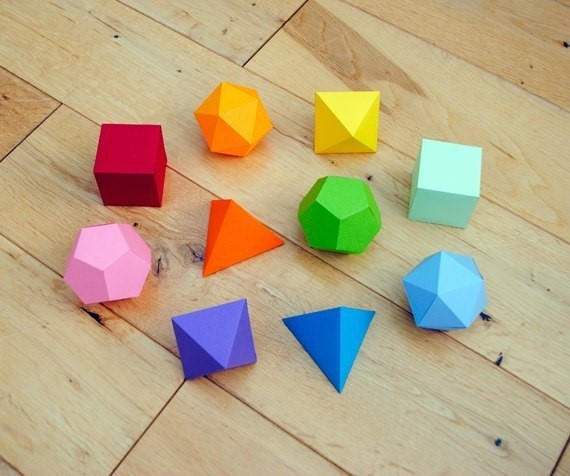
#> input picture blue-square-detect/images/algunas-figuras-geometricas.jpg, 570 x 476 px; its folder holds only this picture in this run
$ python Threshold_HSV.py
#> lines starting #> are read from the running program, lines starting #| are printed output that depends on the picture; after the words box and inside, x2 and y2 are one past the last pixel; in counts of white or black regions, pixels touching at a corner belong together
import cv2 as cv
from pathlib import Path
import numpy as np

caminhoImagem = Path('images')
frame_HSV = np.ndarray

max_value = 255
max_value_H = 360 // 2
low_H = 0
low_S = 0
low_V = 0
high_H = max_value_H
high_S = max_value
high_V = max_value
window_imagem = 'Imagem original'
window_trackbars = 'Janela threshold HSV'
window_deteccao = 'Imagem segmentada'
low_H_name = 'Low H'
low_S_name = 'Low S'
low_V_name = 'Low V'
high_H_name = 'High H'
high_S_name = 'High S'
high_V_name = 'High V'

def on_low_H_thresh_trackbar(val):
    global low_H
    global high_H
    low_H = val
    low_H = min(high_H-1, low_H)
    mostra_resultado()

def on_high_H_thresh_trackbar(val):
    global low_H
    global high_H
    high_H = val
    high_H = max(high_H, low_H+1)
    mostra_resultado()

def on_low_S_thresh_trackbar(val):
    global low_S
    global high_S
    low_S = val
    low_S = min(high_S-1, low_S)
    mostra_resultado()

def on_high_S_thresh_trackbar(val):
    global low_S
    global high_S
    high_S = val
    high_S = max(high_S, low_S+1)
    mostra_resultado()

def on_low_V_thresh_trackbar(val):
    global low_V
    global high_V
    low_V = val
    low_V = min(high_V-1, low_V)
    mostra_resultado()

def on_high_V_thresh_trackbar(val):
    global low_V
    global high_V
    high_V = val
    high_V = max(high_V, low_V+1)
    mostra_resultado()

def mostra_resultado():
    global frame_HSV
    frame_threshold = cv.inRange(frame_HSV, (low_H, low_S, low_V), (high_H, high_S, high_V))
    cv.imshow(window_deteccao, frame_threshold)

def main():
    cv.namedWindow(window_imagem)
    cv.namedWindow(window_trackbars)
    cv.createTrackbar(low_H_name, window_trackbars , low_H, max_value_H, on_low_H_thresh_trackbar)
#> slider 'Low H' is set to 36
    cv.createTrackbar(high_H_name, window_trackbars , high_H, max_value_H, on_high_H_thresh_trackbar)
    cv.createTrackbar(low_S_name, window_trackbars , low_S, max_value, on_low_S_thresh_trackbar)
#> slider 'Low S' is set to 51
    cv.createTrackbar(high_S_name, window_trackbars , high_S, max_value, on_high_S_thresh_trackbar)
    cv.createTrackbar(low_V_name, window_trackbars , low_V, max_value, on_low_V_thresh_trackbar)
#> slider 'Low V' is set to 51
    cv.createTrackbar(high_V_name, window_trackbars , high_V, max_value, on_high_V_thresh_trackbar)

    imagem = cv.imread(str(caminhoImagem / 'algunas-figuras-geometricas.jpg'))
#> imagem is the input picture: shape (476, 570, 3); mean B, G, R 133.2, 167.2, 184.1
    if imagem is None:
        print('Imagem não encontrada! Finalizando o programa...')
        exit()

    cv.imshow(window_imagem, imagem)
    global frame_HSV
    frame_HSV = cv.cvtColor(imagem, cv.COLOR_BGR2HSV)
#> frame_HSV: shape (476, 570, 3); mean H, S, V 33.9, 94, 195.4
    mostra_resultado()
#> in mostra_resultado, `frame_threshold = cv.inRange(frame_HSV, (low_H, low_S, low_V), (high_H..`: frame_threshold: shape (476, 570); every value is 255

    cv.waitKey()
#> in mostra_resultado (call 2), `frame_threshold = cv.inRange(frame_HSV, (low_H, low_S, low_V), (high_H..`:
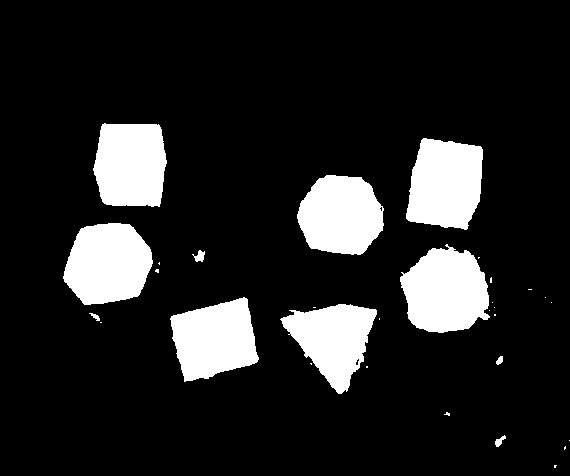
#> frame_threshold: shape (476, 570); 14.2% white; 31 white regions (20 under 20 px), largest, box (x1, y1, x2, y2) and area: (400, 244, 490, 333) 5847, (63, 223, 153, 305) 5670, (406, 138, 483, 230) 5633
#> in mostra_resultado (call 4), `frame_threshold = cv.inRange(frame_HSV, (low_H, low_S, low_V), (high_H..`:
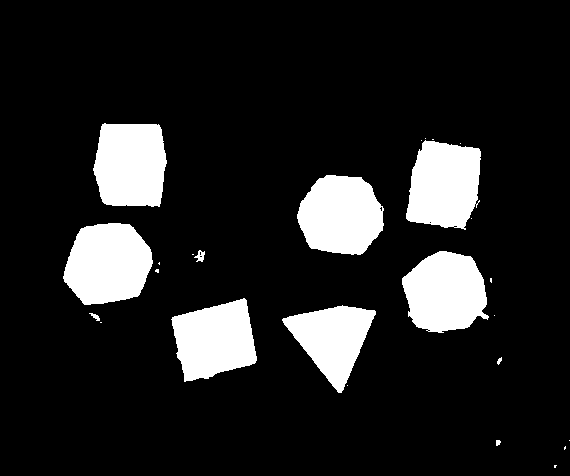
#> frame_threshold: shape (476, 570); 13.5% white; 26 white regions (15 under 20 px), largest, box (x1, y1, x2, y2) and area: (63, 223, 153, 305) 5670, (297, 175, 384, 255) 5389, (93, 123, 167, 207) 5352
    cv.destroyAllWindows()

if __name__ == '__main__':
    main()
